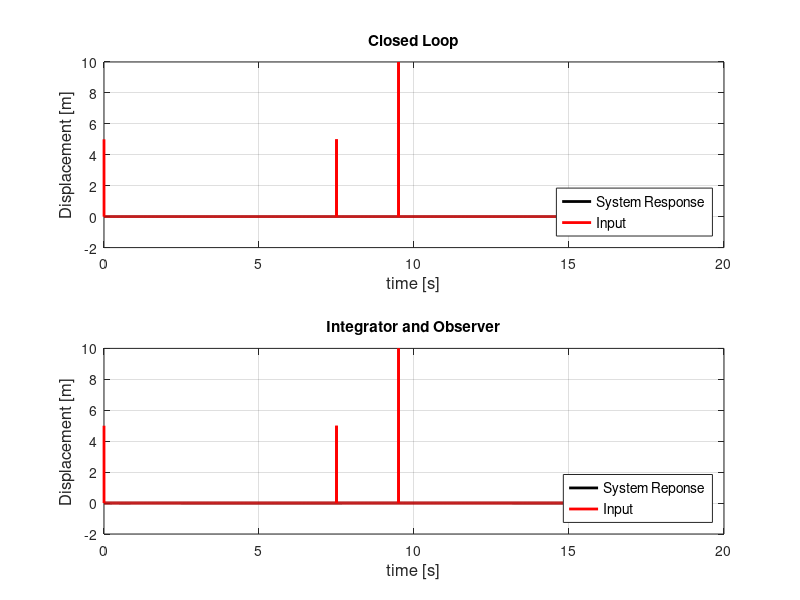
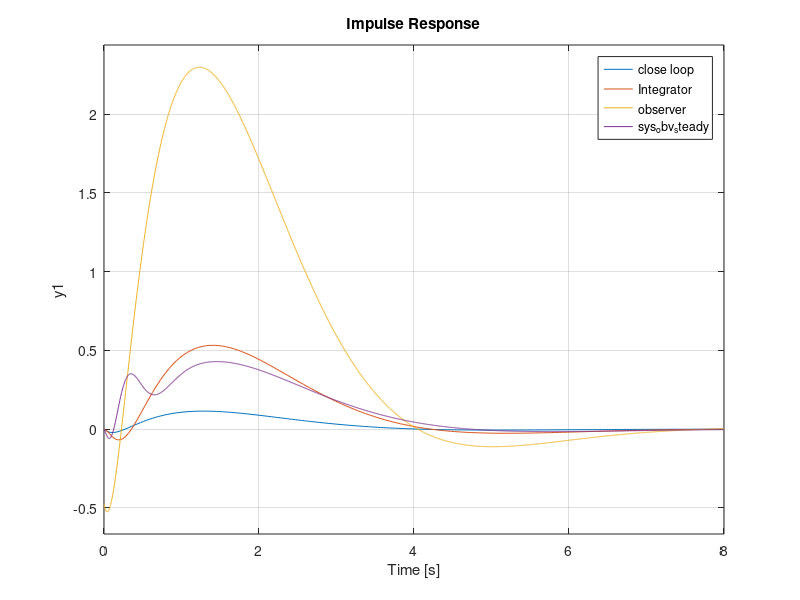

Recreate these plots in MATLAB, in order.
clc
close all
clear vars

want_plot = 1;

%% Define Parameters of the System
L1 = 0.120;
L2 = 0.130;
I1 = 2.2e-4;
I2 = 2.5e-3;
m1 = 0.22;
m2 = 0.085;
g = 9.81;

N = 1;
Ke = 1.66e-2;
Kt = 27.4e-3;
Rm = 12;

a = m1*L1^2 + m2*L2^2 + I1 ;
b =(m1*L1 + m2*L2) * g ;
a21= b/a ;
a24=(Kt*Ke*N^2)/ (a*Rm) ;
a41= - b/a ;
a44=((a+I2)/(a*I2))*((Kt*Ke*N^2)/ (Rm));
b2 = -(Kt*N)/ (a*Rm);
b4 = ((a+I2)/(a*I2))* ((Kt*N)/ (a*Rm));

%% State Space Model
A = [0    1      0;
	a21  0      a24;
	a41  0      a44];

B = [0;
	b2;
	b4];

C = [1 0 0];

D = [];
%% Open Loop System
sys_ol = ss(A, B, C, D);

%% Closed Loop System
p = [-0.8+0.83i -0.8-0.83i  -8];

k = acker(A,B,p);

sys_cl = ss(A-B*k, B, C, D);

% %% Steady state error using DC-gain
% G = -1/(C*inv(A-B*k)*B);
%
% sys_DCgain = ss(A-B*k, B*G, C, D);

%% Steady state error using integrator
A_hat = [A [0;0;0];
	-C 0];
B_hat = [B;0];

p1 = [p p(3)-1];
k1 = acker(A_hat,B_hat,p1);

ki = k1(4);

A_new = [A-B*k1(1:3) -B*ki;
	-C 0];
B_new = [0;0;0;1];
C_new = [C 0];

sys_integrator = ss(A_new, B_new, C_new, D);
%% Observer Design

p_l = p1(1:3)*10;

L = acker(A', C', p_l)';

A_observer = [A     -B*k;
	L*C     A-B*k-L*C];
B_observer = [B; B];
C_observer = [[20 1 0] [0 0 0]];

%% Oberserver with State Space Feedback
sys_obv = ss(A_observer, B_observer, C_observer,D);

%% Observer with steady state implemented with integral

A_obv_new = [A        -B*ki-1        -B*k1(1:3);
	-C        0           zeros(1,3);
	L*C       -B*ki        A-B*k1(1:3)-L*C];
B_obv_new = [zeros(3,1); 1; zeros(3,1)];
C_obv_new = [C zeros(1,4)];

sys_obv_steady = ss(A_obv_new, B_obv_new, C_obv_new,D);

%% plot
dt = 0.001;
t = 0:dt:15;
u = vertcat([5],zeros(7500,1), [5],zeros(2000,1), [10], zeros(5498,1));

y_CL = lsim(sys_cl, u, t);
y_Obv_SS = lsim(sys_obv_steady, u, t);

figure(1)
subplot(2,1,1)
plot (t,y_CL,'k','LineWidth',2)
hold on
plot (t, u,'r', 'LineWidth', 2)
grid on
mylegend=legend ('System Response', 'Input')
set (mylegend,'FontSize',10,'Location','SouthEast')
myxlabel=xlabel ('time [s]')
myylabel=ylabel ('Displacement [m]')
set (myxlabel,'FontSize',12)
set (myylabel,'FontSize',12)
title('Closed Loop')

subplot(2,1,2)
plot (t, y_Obv_SS,'k', 'LineWidth', 2)
hold on
plot (t, u,'r', 'LineWidth', 2)
grid on
mylegend=legend ('System Reponse', 'Input')
set (mylegend,'FontSize',10,'Location','SouthEast')
myxlabel=xlabel ('time [s]')
myylabel=ylabel ('Displacement [m]')
set (myxlabel,'FontSize',12)
set (myylabel,'FontSize',12)
title('Integrator and Observer')

figure
impulse(sys_cl, sys_integrator, sys_obv, sys_obv_steady)
legend( 'close loop', 'Integrator', 'observer', 'sys_obv_steady');



